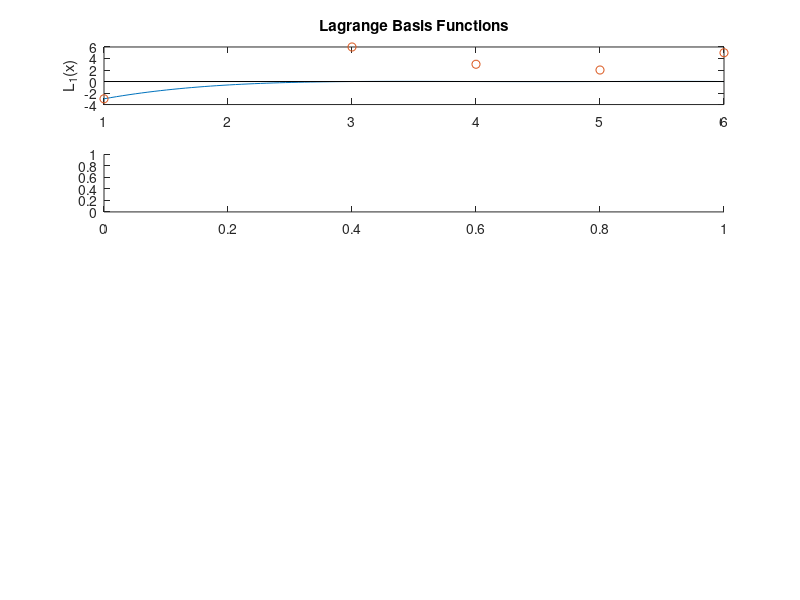

This figure's MATLAB source: (Note: this script raises an error after producing the figure.)
% Lagrange interpolation demo
% This code is quite yucky, so just run it.

% Data points - feel free to change these, but
% keep it at 5 points.
x = [1 3 4 5 6];
y = [-3 6 3 2 5];

% Create an array of 100 x-values in the range x(1) to x(5)
xx = linspace(x(1), x(5), 100);

N = (xx-x(2)).*(xx-x(3)).*(xx-x(4)).*(xx-x(5)); %Numerator
D = (x(1)-x(2)).*(x(1)-x(3)).*(x(1)-x(4)).*(x(1)-x(5)); %Denominator
L1 = N / D;

N = (xx-x(1)).*(xx-x(3)).*(xx-x(4)).*(xx-x(5));
D = (x(2)-x(1)).*(x(2)-x(3)).*(x(2)-x(4)).*(x(2)-x(5));
L2 = N / D;

N = (xx-x(1)).*(xx-x(2)).*(xx-x(4)).*(xx-x(5));
D = (x(3)-x(1)).*(x(3)-x(2)).*(x(3)-x(4)).*(x(3)-x(5));
L3 = N / D;

N = (xx-x(1)).*(xx-x(2)).*(xx-x(3)).*(xx-x(5));
D = (x(4)-x(1)).*(x(4)-x(2)).*(x(4)-x(3)).*(x(4)-x(5));
L4 = N / D;

N = (xx-x(1)).*(xx-x(2)).*(xx-x(3)).*(xx-x(4));
D = (x(5)-x(1)).*(x(5)-x(2)).*(x(5)-x(3)).*(x(5)-x(4));
L5 = N / D;

% This is just to plot an x-axis
xa = [x(1) x(5)]; ya = [0 0];

figure(1)
%                     polynomial     points    x-axis
subplot(5,1,1); plot(xx,y(1)*L1,'-', x,y,'o', xa,ya,'k-'); ylabel('L_1(x)');
title('Lagrange Basis Functions');
subplot(5,1,2); plot(xx,y(2)*L2,'-a', x,y,'o', xa,ya,'k-'); ylabel('L_2(x)');
subplot(5,1,3); plot(xx,y(3)*L3,'-', x,y,'o', xa,ya,'k-'); ylabel('L_3(x)');
subplot(5,1,4); plot(xx,y(4)*L4,'-', x,y,'o', xa,ya,'k-'); ylabel('L_4(x)');
subplot(5,1,5); plot(xx,y(5)*L5,'-', x,y,'o', xa,ya,'k-'); ylabel('L_5(x)');

figure(2)
L = y(1)*L1 + y(2)*L2 + y(3)*L3 + y(4)*L4 + y(5)*L5;
plot(xx,L,'-', x,y,'o');
title('Interpolating Polynomial');
